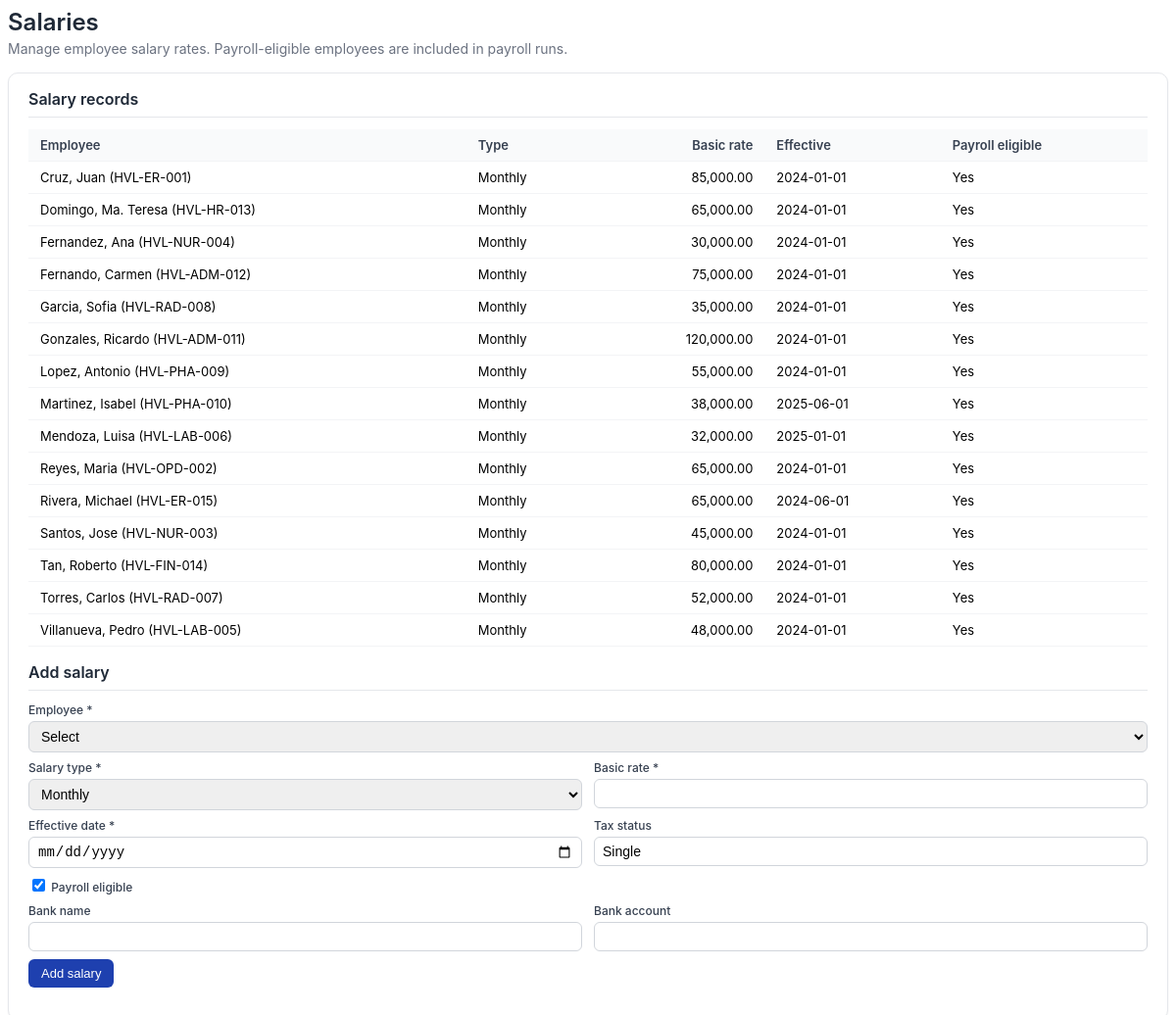
Page /modules/payroll/views/salaries.php on the committed database.
### tables this page shows
CREATE TABLE `employee_salaries` (
  `id` int(11) NOT NULL,
  `employee_id` int(11) NOT NULL,
  `salary_type` enum('Hourly','Daily','Monthly','Annual') NOT NULL DEFAULT 'Monthly',
  `basic_rate` decimal(12,2) NOT NULL,
  `effective_date` date NOT NULL,
  `tax_status` varchar(50) DEFAULT 'Single',
  `payroll_eligible` tinyint(1) DEFAULT 1,
  `bank_name` varchar(100) DEFAULT NULL,
  `bank_account` varchar(50) DEFAULT NULL,
  `created_at` timestamp NOT NULL DEFAULT current_timestamp(),
  `updated_at` timestamp NOT NULL DEFAULT current_timestamp() ON UPDATE current_timestamp()
);

CREATE TABLE `employees` (
  `employee_id` int(11) NOT NULL,
  `user_id` int(11) DEFAULT NULL,
  `employee_code` varchar(50) NOT NULL,
  `first_name` varchar(100) NOT NULL,
  `middle_name` varchar(100) DEFAULT NULL,
  `last_name` varchar(100) NOT NULL,
  `date_of_birth` date DEFAULT NULL,
  `gender` enum('Male','Female','Other') DEFAULT 'Other',
  `marital_status` enum('Single','Married','Divorced','Widowed') DEFAULT 'Single',
  `email` varchar(100) DEFAULT NULL,
  `phone` varchar(20) DEFAULT NULL,
  `address` text DEFAULT NULL,
  `city` varchar(100) DEFAULT NULL,
  `state` varchar(100) DEFAULT NULL,
  `postal_code` varchar(20) DEFAULT NULL,
  `country` varchar(100) DEFAULT NULL,
  `nationality` varchar(100) DEFAULT NULL,
  `job_title_id` int(11) DEFAULT NULL,
  `department_id` int(11) DEFAULT NULL,
  `employment_type_id` int(11) DEFAULT NULL,
  `location_id` int(11) DEFAULT NULL,
  `supervisor_id` int(11) DEFAULT NULL,
  `date_of_joining` date NOT NULL,
  `employment_status` enum('Active','On Leave','Suspended','Terminated') DEFAULT 'Active',
  `last_working_day` date DEFAULT NULL,
  `created_at` timestamp NOT NULL DEFAULT current_timestamp(),
  `updated_at` timestamp NOT NULL DEFAULT current_timestamp() ON UPDATE current_timestamp()
);

### config/BaseModel.php (called while the page is built, shortened)
<?php
abstract class BaseModel {
    protected $db;
    public function __construct() {
        $database = new Database();
        $this->db = $database->connect();
    }
    public function query($sql, $params = []) {
        try {
            $stmt = $this->db->prepare($sql);
            if (!empty($params)) {
                $stmt->execute($params);
            } else {
                $stmt->execute();
            }
            return $stmt->fetchAll(PDO::FETCH_ASSOC);
        } catch (PDOException $e) {
            throw new Exception("Query execution failed: " . $e->getMessage());
        }
    }
}
?>

### config/Database.php (called while the page is built, shortened)
<?php
class Database {
    private $host = 'localhost';
    private $db_name = 'public_html';
    private $username = 'root';
    private $password = '';
    public function connect() {
        $this->conn = null;
        try {
            $this->conn = new PDO(
                'mysql:host=' . $this->host . ';dbname=' . $this->db_name . ';charset=utf8mb4',
                $this->username,
                $this->password
            );
            $this->conn->setAttribute(PDO::ATTR_ERRMODE, PDO::ERRMODE_EXCEPTION);
            $this->conn->exec("SET @@session.time_zone = '+08:00'");
        } catch (PDOException $e) {
            error_log('Database Connection Error: ' . $e->getMessage());
            throw new RuntimeException('Database connection failed: ' . $e->getMessage(), 0, $e);
        }
        return $this->conn;
    }
}
?>

### modules/payroll/models/EmployeeSalary.php (called while the page is built, shortened)
<?php
require_once __DIR__ . '/../../../config/BaseModel.php';
class EmployeeSalary extends BaseModel {
    protected $table = 'employee_salaries';
    public function getAllWithEmployee() {
        return $this->query(
            "SELECT es.*, e.employee_code, e.first_name, e.last_name
             FROM {$this->table} es
             JOIN employees e ON e.employee_id = es.employee_id
             ORDER BY e.last_name, es.effective_date DESC"
        );
    }
}

### modules/payroll/views/salaries.php (the view, shortened to what this page needs)
<?php
require_once __DIR__ . '/../../../config/Database.php';
require_once __DIR__ . '/../models/EmployeeSalary.php';
$salary = new EmployeeSalary();
$list = $salary->getAllWithEmployee();
$handlerUrl = 'modules/payroll/salaries_handler.php';
?>
<div class="main-content payroll-salaries-content">
<div class="py-header">
  <h1 class="py-title">Salaries</h1>
  <p class="py-subtitle">Manage employee salary rates. Payroll-eligible employees are included in payroll runs.</p>
</div>
<div class="py-card">
  <h3>Salary records</h3>
  <?php if (empty($list)): ?>
  <p class="py-empty">No salary records. Add one below.</p>
  <?php else: ?>
  <table class="py-table">
    <thead><tr><th>Employee</th><th>Type</th><th class="py-num">Basic rate</th><th>Effective</th><th>Payroll eligible</th></tr></thead>
    <tbody>
    <?php foreach ($list as $row): ?>
      <tr>
        <td><?php echo htmlspecialchars($row['last_name'] . ', ' . $row['first_name'] . ' (' . $row['employee_code'] . ')'); ?></td>
        <td><?php echo htmlspecialchars($row['salary_type']); ?></td>
        <td class="py-num"><?php echo number_format((float)$row['basic_rate'], 2); ?></td>
        <td><?php echo htmlspecialchars($row['effective_date']); ?></td>
        <td><?php echo !empty($row['payroll_eligible']) ? 'Yes' : 'No'; ?></td>
      </tr>
    <?php endforeach; ?>
    </tbody>
  </table>
  <?php endif; ?>
  <h3 style="margin-top: 1rem;">Add salary</h3>
  <form class="py-form" method="post" action="<?php echo htmlspecialchars($handlerUrl); ?>">
    <label>Employee *</label>
    <select name="employee_id" required>
      <option value="">Select</option>
    </select>
    <div class="py-row">
      <div><label>Salary type *</label><select name="salary_type"><option value="Monthly" selected>Monthly</option></select></div>
      <div><label>Basic rate *</label><input type="number" name="basic_rate" step="0.01" min="0" required></div>
    </div>
    <div class="py-row">
      <div><label>Effective date *</label><input type="date" name="effective_date" required></div>
      <div><label>Tax status</label><input type="text" name="tax_status" value="Single"></div>
    </div>
    <label><input type="checkbox" name="payroll_eligible" value="1" checked> Payroll eligible</label>
    <div class="py-row">
      <div><label>Bank name</label><input type="text" name="bank_name"></div>
      <div><label>Bank account</label><input type="text" name="bank_account"></div>
    </div>
    <button type="submit" class="py-btn py-btn-primary">Add salary</button>
  </form>
</div>
</div>

### modules/payroll/views/salaries.php (style rules this page uses)
.payroll-salaries-content { font-family: -apple-system, BlinkMacSystemFont, 'Segoe UI', Roboto, sans-serif; color: #1f2937; }
.py-header { margin-bottom: 1rem; }
.py-title { font-size: 1.5rem; font-weight: 600; margin: 0 0 0.25rem 0; }
.py-subtitle { font-size: 0.875rem; color: #6b7280; margin: 0; }
.py-card { background: #fff; border: 1px solid #e5e7eb; border-radius: 10px; padding: 1rem 1.25rem; margin-bottom: 1rem; box-shadow: 0 1px 2px rgba(0,0,0,0.05); }
.py-card h3 { font-size: 1rem; font-weight: 600; margin: 0 0 0.75rem 0; padding-bottom: 0.5rem; border-bottom: 1px solid #e5e7eb; }
.py-table { width: 100%; border-collapse: collapse; font-size: 0.8125rem; }
.py-table th, .py-table td { text-align: left; padding: 0.5rem 0.75rem; border-bottom: 1px solid #f3f4f6; }
.py-table th { font-weight: 600; color: #374151; background: #f9fafb; }
.py-table .py-num { text-align: right; }
.py-form label { display: block; font-size: 0.75rem; font-weight: 500; color: #374151; margin-bottom: 0.25rem; }
.py-form input, .py-form select { width: 100%; padding: 0.375rem 0.5rem; border: 1px solid #d1d5db; border-radius: 6px; font-size: 0.875rem; margin-bottom: 0.5rem; box-sizing: border-box; }
.py-form .py-row { display: grid; grid-template-columns: 1fr 1fr; gap: 0.75rem; }
.py-form input[type=checkbox] { width: auto; }
.py-btn { display: inline-block; padding: 0.375rem 0.75rem; font-size: 0.8125rem; font-weight: 500; border-radius: 6px; border: 1px solid transparent; cursor: pointer; text-decoration: none; }
.py-btn-primary { background: #1e40af; color: #fff; }

### rows in the picture
employee_salaries: employee.employee_code "Cruz, Juan (HVL-ER-001)", salary_type "Monthly", basic_rate "85,000.00", effective_date "2024-01-01", payroll_eligible "Yes"
employee_salaries: employee.employee_code "Domingo, Ma. Teresa (HVL-HR-013)", salary_type "Monthly", basic_rate "65,000.00", effective_date "2024-01-01", payroll_eligible "Yes"
employee_salaries: employee.employee_code "Fernandez, Ana (HVL-NUR-004)", salary_type "Monthly", basic_rate "30,000.00", effective_date "2024-01-01", payroll_eligible "Yes"
employee_salaries: employee.employee_code "Fernando, Carmen (HVL-ADM-012)", salary_type "Monthly", basic_rate "75,000.00", effective_date "2024-01-01", payroll_eligible "Yes"
employee_salaries: employee.employee_code "Garcia, Sofia (HVL-RAD-008)", salary_type "Monthly", basic_rate "35,000.00", effective_date "2024-01-01", payroll_eligible "Yes"
employee_salaries: employee.employee_code "Gonzales, Ricardo (HVL-ADM-011)", salary_type "Monthly", basic_rate "120,000.00", effective_date "2024-01-01", payroll_eligible "Yes"
employee_salaries: employee.employee_code "Lopez, Antonio (HVL-PHA-009)", salary_type "Monthly", basic_rate "55,000.00", effective_date "2024-01-01", payroll_eligible "Yes"
employee_salaries: employee.employee_code "Martinez, Isabel (HVL-PHA-010)", salary_type "Monthly", basic_rate "38,000.00", effective_date "2025-06-01", payroll_eligible "Yes"
employee_salaries: employee.employee_code "Mendoza, Luisa (HVL-LAB-006)", salary_type "Monthly", basic_rate "32,000.00", effective_date "2025-01-01", payroll_eligible "Yes"
employee_salaries: employee.employee_code "Reyes, Maria (HVL-OPD-002)", salary_type "Monthly", basic_rate "65,000.00", effective_date "2024-01-01", payroll_eligible "Yes"
employee_salaries: employee.employee_code "Rivera, Michael (HVL-ER-015)", salary_type "Monthly", basic_rate "65,000.00", effective_date "2024-06-01", payroll_eligible "Yes"
employee_salaries: employee.employee_code "Santos, Jose (HVL-NUR-003)", salary_type "Monthly", basic_rate "45,000.00", effective_date "2024-01-01", payroll_eligible "Yes"
employee_salaries: employee.employee_code "Tan, Roberto (HVL-FIN-014)", salary_type "Monthly", basic_rate "80,000.00", effective_date "2024-01-01", payroll_eligible "Yes"
employee_salaries: employee.employee_code "Torres, Carlos (HVL-RAD-007)", salary_type "Monthly", basic_rate "52,000.00", effective_date "2024-01-01", payroll_eligible "Yes"
employee_salaries: employee.employee_code "Villanueva, Pedro (HVL-LAB-005)", salary_type "Monthly", basic_rate "48,000.00", effective_date "2024-01-01", payroll_eligible "Yes"
